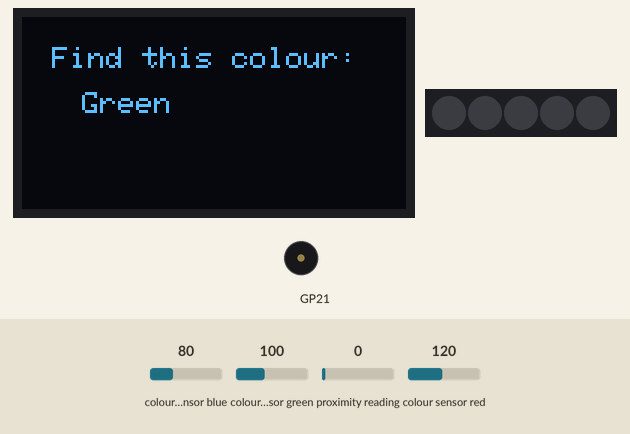
Simulated run of this program. Board: Raspberry Pi Pico running CircuitPython. On the bench: 128×64 one-colour display, 5 RGB LEDs in strip order, left to right, buzzer (waves = sounding). Inputs (shaded band) come from the test bench; at power-on: proximity reading 0, colour sensor blue 80, colour sensor green 100, colour sensor red 120. Dim RGB values are drawn brighter than linear; random numbers come from a fixed seed; what the program prints to the serial console is not drawn.

Above: at 1.2 s.
1.3 s: proximity reading set to 64
At 8.43 s:
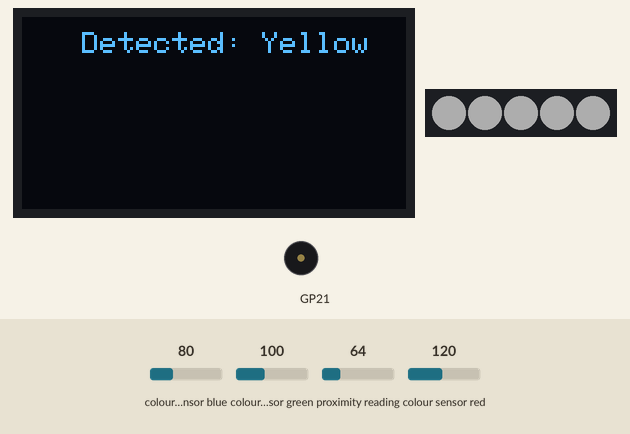
10.2 s: colour sensor blue set to 128
At 17.65 s:
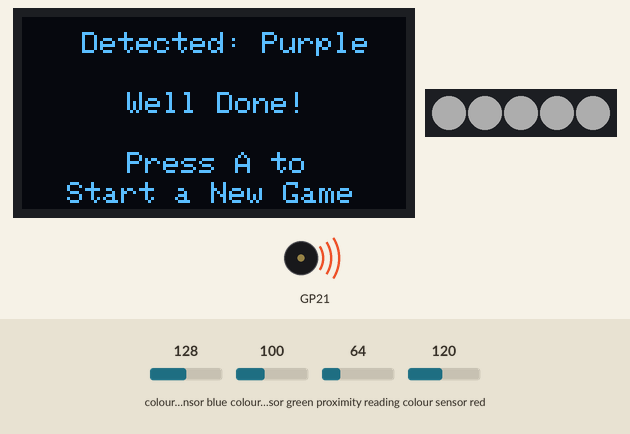
19.1 s: colour sensor green set to 191
At 26.59 s:
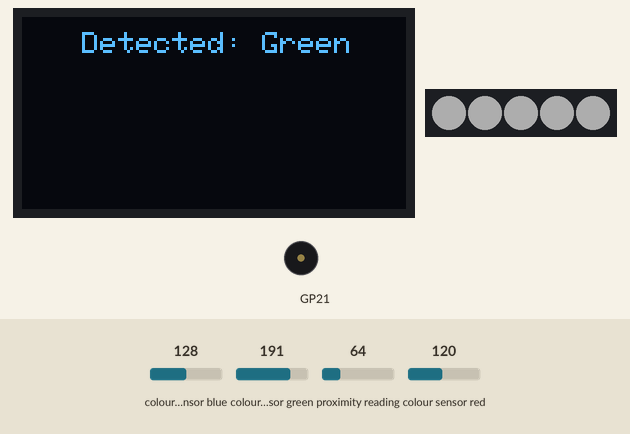
28.0 s: colour sensor blue set to 250
At 35.81 s:
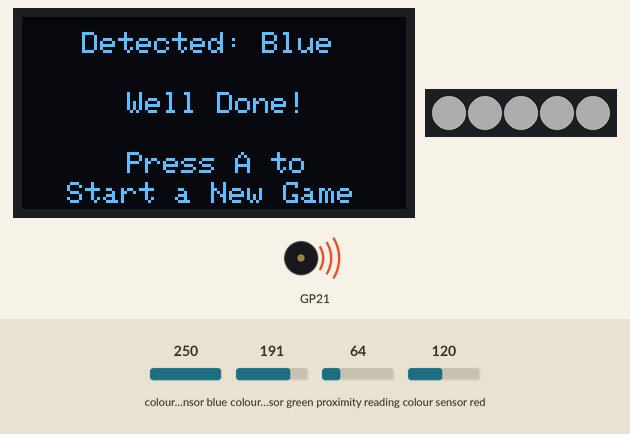
36.9 s: colour sensor green set to 5
At 44.76 s:
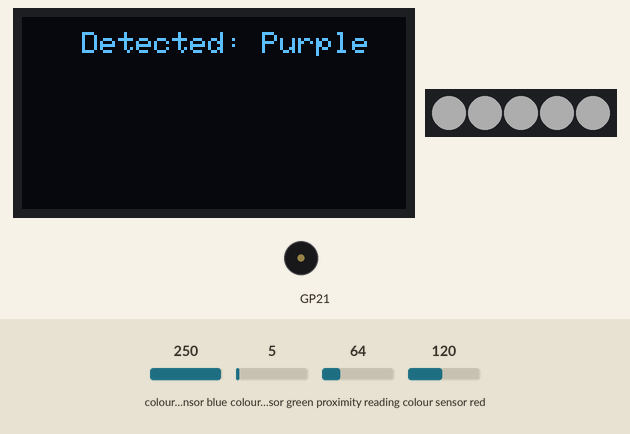
46.6 s: colour sensor red set to 5
At 53.75 s:
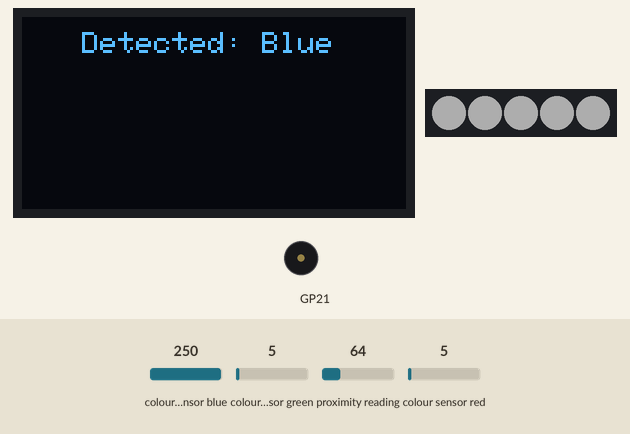
Timing chart, 0 to 55.9 s (numbered marks = the images above; inputs shaded):
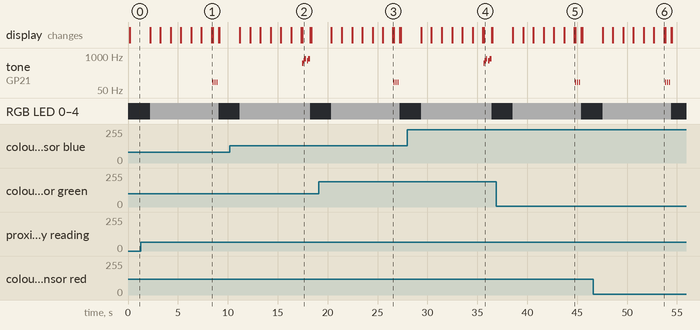

The program:

PROJECT_COLOUR_DETECTING_GAME.py
```python
import board, digitalio, time, simpleio, neopixel, busio, random
from adafruit_apds9960.apds9960 import APDS9960
import adafruit_ssd1306

i2c = busio.I2C(board.GP5, board.GP4)
apds = APDS9960(i2c)
apds.enable_color = True
apds.enable_proximity = True

buzzer = board.GP21
oled = adafruit_ssd1306.SSD1306_I2C(128, 64, i2c)

button_start = digitalio.DigitalInOut(board.GP0)
button_start.direction = digitalio.Direction.INPUT

num_pixels = 5
pixel_pin = board.GP14
pixels = neopixel.NeoPixel(pixel_pin, num_pixels, brightness=0.2)

MELODY_NOTE = [523, 659, 784, 0, 659, 784]
MELODY_DURATION = [0.12, 0.12, 0.12, 0.1, 0.12, 0.2]

colours = ["Red", "Green", "Blue", "Yellow", "Purple"]

oled.fill(0)
oled.text("Press A to", 35, 25, 1)
oled.text("Start a New Game", 15, 35, 1)
oled.show()

while True:
    pixels.fill((0,0,0))
    while button_start.value:
        pass
    oled.fill(0)
    oled.show()
    random_colour = random.choice(colours)
    oled.text("Find this colour:", 10, 10, 1)
    oled.text(f"{random_colour}", 20, 25, 1)
    oled.show()
    time.sleep(2)
    pixels.fill((255,255,255))
    oled.text("Time left:   seconds", 5, 50, 1)

    for countdown in range(5, -1, -1):
        oled.fill_rect(70, 50, 10, 7, 0)
        oled.text(f"{countdown}", 70, 50, 1)
        oled.show()
        time.sleep(1)

    if apds.proximity < 10:
        oled.fill(0)
        oled.text("No object detected", 10, 15, 1)
        oled.text("Press A to", 35, 35, 1)
        oled.text("Start a New Game", 15, 45, 1)
        oled.show()
        for i in range(3):
            simpleio.tone(buzzer, 100, 0.1)
            simpleio.tone(buzzer, 0, 0.1)
    else:
        r, g, b, c = apds.color_data
        print(f"red: {r}, green: {g}, blue: {b}, clear: {c}")
        if r > g and r > b:
            if g > b:
                detected_colour = "Yellow"
            else:
                detected_colour = "Red"
        elif b > r and b > g:
            if r > g:
                detected_colour = "Purple"
            else:
                detected_colour = "Blue"
        elif g > r and g > b:
            detected_colour = "Green"

        oled.fill(0)
        oled.text(f"Detected: {detected_colour}", 20, 5, 1)
        oled.show()

        if detected_colour == random_colour:
            oled.text("Well Done!", 35, 25, 1)
            oled.text("Press A to", 35, 45, 1)
            oled.text("Start a New Game", 15, 55, 1)
            oled.show()
            for i in range(len(MELODY_NOTE)):
                simpleio.tone(buzzer, MELODY_NOTE[i], MELODY_DURATION[i])
        else:
            oled.text("Try Again.", 35, 25, 1)
            oled.text("Press A to", 35, 45, 1)
            oled.text("Start a New Game", 15, 55, 1)
            oled.show()
            for i in range(3):
                simpleio.tone(buzzer, 100, 0.1)
                simpleio.tone(buzzer, 0, 0.1)
```

Measured:
- what the display in image 2 shows lasts 0.8 s, from 17.5 s to 18.3 s
